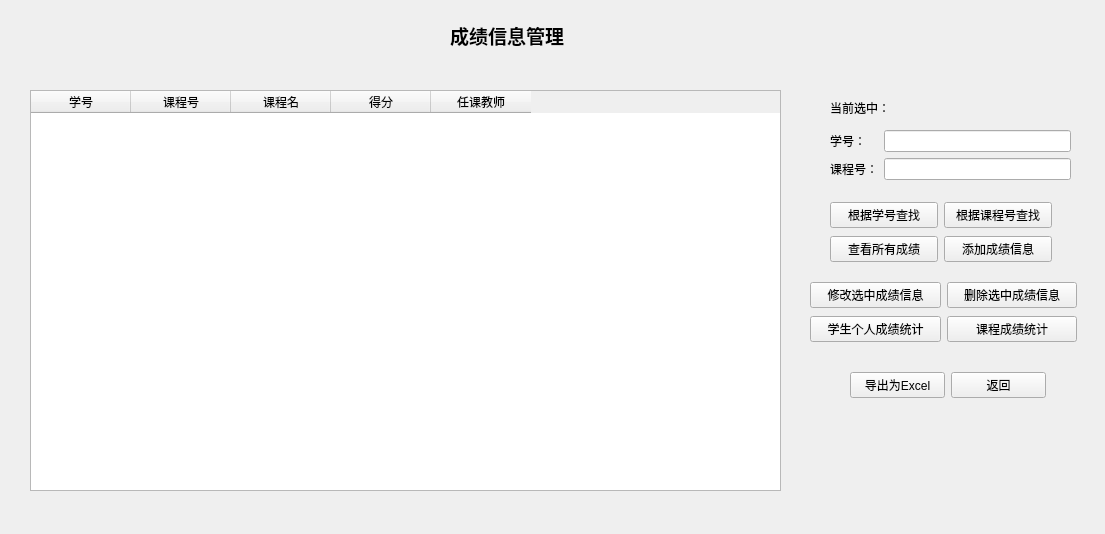
<?xml version="1.0" encoding="UTF-8"?>
<ui version="4.0">
 <class>gradeManage</class>
 <widget class="QWidget" name="gradeManage">
  <property name="geometry">
   <rect>
    <x>0</x>
    <y>0</y>
    <width>1105</width>
    <height>534</height>
   </rect>
  </property>
  <property name="windowTitle">
   <string>Form</string>
  </property>
  <widget class="QLabel" name="label">
   <property name="geometry">
    <rect>
     <x>450</x>
     <y>20</y>
     <width>151</width>
     <height>31</height>
    </rect>
   </property>
   <property name="font">
    <font>
     <family>Arial</family>
     <pointsize>14</pointsize>
     <weight>75</weight>
     <bold>true</bold>
    </font>
   </property>
   <property name="text">
    <string>成绩信息管理</string>
   </property>
  </widget>
  <widget class="QTableWidget" name="gradeTable">
   <property name="geometry">
    <rect>
     <x>30</x>
     <y>90</y>
     <width>751</width>
     <height>401</height>
    </rect>
   </property>
   <column>
    <property name="text">
     <string>学号</string>
    </property>
   </column>
   <column>
    <property name="text">
     <string>课程号</string>
    </property>
   </column>
   <column>
    <property name="text">
     <string>课程名</string>
    </property>
   </column>
   <column>
    <property name="text">
     <string>得分</string>
    </property>
   </column>
   <column>
    <property name="text">
     <string>任课教师</string>
    </property>
   </column>
  </widget>
  <widget class="QWidget" name="layoutWidget">
   <property name="geometry">
    <rect>
     <x>830</x>
     <y>130</y>
     <width>241</width>
     <height>51</height>
    </rect>
   </property>
   <layout class="QGridLayout" name="gridLayout_2">
    <item row="0" column="0">
     <widget class="QLabel" name="label_2">
      <property name="text">
       <string>学号：</string>
      </property>
     </widget>
    </item>
    <item row="0" column="1">
     <widget class="QLineEdit" name="sId_lineEdit"/>
    </item>
    <item row="1" column="0">
     <widget class="QLabel" name="label_3">
      <property name="text">
       <string>课程号：</string>
      </property>
     </widget>
    </item>
    <item row="1" column="1">
     <widget class="QLineEdit" name="cId_lineEdit"/>
    </item>
   </layout>
  </widget>
  <widget class="QWidget" name="layoutWidget">
   <property name="geometry">
    <rect>
     <x>830</x>
     <y>200</y>
     <width>222</width>
     <height>65</height>
    </rect>
   </property>
   <layout class="QGridLayout" name="gridLayout">
    <item row="0" column="0">
     <widget class="QPushButton" name="searchBysNo">
      <property name="text">
       <string>根据学号查找</string>
      </property>
     </widget>
    </item>
    <item row="0" column="1">
     <widget class="QPushButton" name="searchBycId">
      <property name="text">
       <string>根据课程号查找</string>
      </property>
     </widget>
    </item>
    <item row="1" column="0">
     <widget class="QPushButton" name="listAll_button">
      <property name="text">
       <string>查看所有成绩</string>
      </property>
     </widget>
    </item>
    <item row="1" column="1">
     <widget class="QPushButton" name="addGrade_button">
      <property name="text">
       <string>添加成绩信息</string>
      </property>
     </widget>
    </item>
   </layout>
  </widget>
  <widget class="QWidget" name="layoutWidget">
   <property name="geometry">
    <rect>
     <x>810</x>
     <y>280</y>
     <width>267</width>
     <height>65</height>
    </rect>
   </property>
   <layout class="QGridLayout" name="gridLayout_3">
    <item row="0" column="1">
     <widget class="QPushButton" name="delete_button">
      <property name="text">
       <string>删除选中成绩信息</string>
      </property>
     </widget>
    </item>
    <item row="1" column="0">
     <widget class="QPushButton" name="student_statistics">
      <property name="text">
       <string>学生个人成绩统计</string>
      </property>
     </widget>
    </item>
    <item row="1" column="1">
     <widget class="QPushButton" name="course_statistics">
      <property name="text">
       <string>课程成绩统计</string>
      </property>
     </widget>
    </item>
    <item row="0" column="0">
     <widget class="QPushButton" name="update_gradeButton">
      <property name="text">
       <string>修改选中成绩信息</string>
      </property>
     </widget>
    </item>
   </layout>
  </widget>
  <widget class="QLabel" name="currentSelected_label">
   <property name="geometry">
    <rect>
     <x>830</x>
     <y>100</y>
     <width>72</width>
     <height>15</height>
    </rect>
   </property>
   <property name="text">
    <string>当前选中：</string>
   </property>
  </widget>
  <widget class="QWidget" name="">
   <property name="geometry">
    <rect>
     <x>850</x>
     <y>370</y>
     <width>196</width>
     <height>30</height>
    </rect>
   </property>
   <layout class="QGridLayout" name="gridLayout_4">
    <item row="0" column="0">
     <widget class="QPushButton" name="export_button">
      <property name="text">
       <string>导出为Excel</string>
      </property>
     </widget>
    </item>
    <item row="0" column="1">
     <widget class="QPushButton" name="back_button">
      <property name="text">
       <string>返回</string>
      </property>
     </widget>
    </item>
   </layout>
  </widget>
 </widget>
 <resources/>
 <connections/>
</ui>
